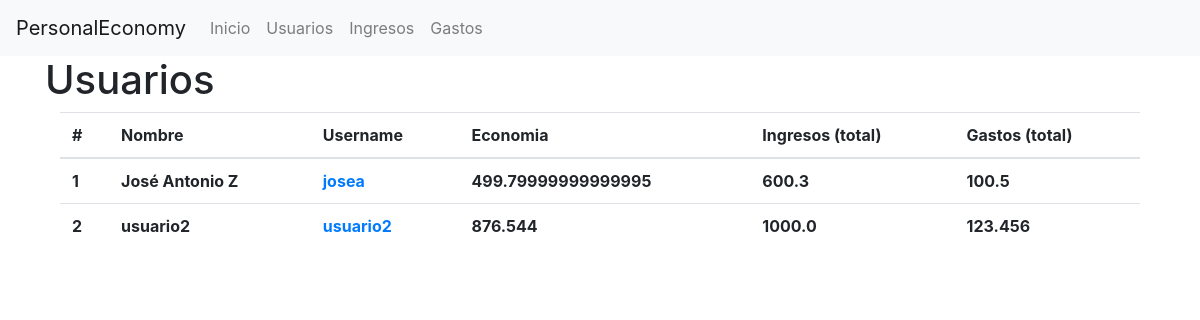
Before: /app/usuarios with the older database file.
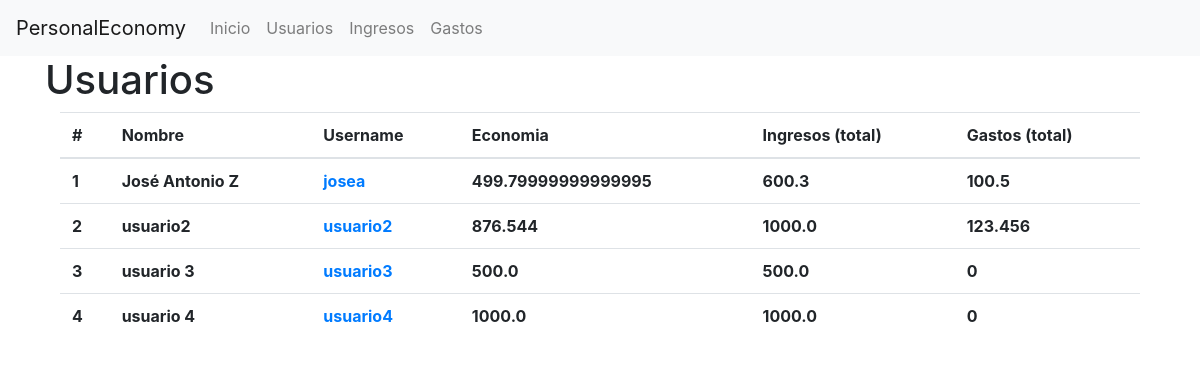
After: the same page with the newer database file.
### appPE/models.py (models this page shows)
class Usuario(models.Model):
    nombre = models.CharField(max_length=60)
    username = models.CharField(max_length=60, unique=True)
    password = models.CharField(max_length=60)
    created_at = models.DateTimeField(auto_now_add=True, null=True, blank=True)
    updated_at = models.DateTimeField(auto_now=True, null=True, blank=True)
    def economia(self):
        ingresos = Ingreso.objects.filter(usuario=self)
        gastos = Gasto.objects.filter(usuario=self)
        suma_i = suma_g = 0
        for ingreso in ingresos:
            suma_i += ingreso.total
        for gasto in gastos:
            suma_g += gasto.total
        return suma_i - suma_g
    def totalGastos(self):
        gastos = Gasto.objects.filter(usuario=self)
        suma = 0
        for gasto in gastos:
            suma += gasto.total
        return suma
    def totalIngresos(self):
        ingresos = Ingreso.objects.filter(usuario=self)
        suma = 0
        for i in ingresos:
            suma += i.total
        return suma

class Ingreso(models.Model):
    usuario = models.ForeignKey(Usuario, on_delete=models.CASCADE, default=None, blank=True)
    total = models.FloatField()
    descripcion = models.CharField(max_length=160)
    fecha_hora = models.DateTimeField(auto_now_add=True, null=True, blank=True)
    updated_at = models.DateTimeField(auto_now=True, null=True, blank=True)

class Gasto(models.Model):
    usuario = models.ForeignKey(Usuario, on_delete=models.CASCADE, default=None, blank=True)
    total = models.FloatField()
    descripcion = models.CharField(max_length=160)
    fecha_hora = models.DateTimeField(auto_now_add=True, null=True, blank=True)
    updated_at = models.DateTimeField(auto_now=True, null=True, blank=True)

### appPE/views.py (the view)
# urls.py: path('usuarios', views.UsrView.usuarios, name='usuarios'),
    def usuarios(request):
        return render(request, 'Usuario/usuarios.html',
        {'usuarios': Usuario.objects.all()})

### appPE/templates/Usuario/usuarios.html (shortened to what this page needs)
{% extends '../base.html' %} {% block content %}
<div class="container">
    <h1>Usuarios</h1>
    <div class="container">
        <table class="table">
            <thead>
                <tr>
                    <th scope="col">#</th>
                    <th scope="col">Nombre</th>
                    <th scope="col">Username</th>
                    <th scope="col">Economia</th>
                    <th scope="col">Ingresos (total)</th>
                    <th scope="col">Gastos (total)</th>
                </tr>
            </thead>
            <tbody>
                {% for u in usuarios %}
                    <tr>
                        <th>{{u.pk}}</th>
                        <th>{{u.nombre}}</th>
                        <th><a href="/app/usuario/{{u.username}}">{{u.username}}</a></th>
                        <th>{{u.economia}}</th>
                        <th>{{u.totalIngresos}}</th>
                        <th>{{u.totalGastos}}</th>
                    </tr>
                {% endfor %}
            </tbody>
        </table>
    </div>
</div>
{% endblock %}

### appPE/templates/base.html (shortened to what this page needs)
<html>
<head>
    <link rel="stylesheet" href="https://stackpath.bootstrapcdn.com/bootstrap/4.1.1/css/bootstrap.min.css"
>
</head>
<body>
    <nav class="navbar navbar-expand-lg navbar-light bg-light">
        <a class="navbar-brand" href="/app/">PersonalEconomy</a>
        <div class="collapse navbar-collapse" id="navbarNav">
            <ul class="navbar-nav">
                <li class="nav-item">
                    <a class="nav-link {% block inicio_current %}{%endblock%}"
                    href="/app/">Inicio </a>
                </li>
                <li class="nav-item">
                    <a class="nav-link {% block u_c %}{%endblock%}"
                    href="/app/usuarios">Usuarios </a>
                </li>
                <li class="nav-item">
                    <a class="nav-link {% block ingresos_current %}{%endblock%}"
                    href="/app/ingresos">Ingresos </a>
                </li>
                <li class="nav-item">
                    <a class="nav-link {% block gastos_current %}{%endblock%}"
                    href="/app/gastos">Gastos </a>
                </li>
            </ul>
        </div>
    </nav>
    {% block content %} {% endblock %}
</body>
</html>

Changed rows visible on the page:
added Usuario: pk "3", nombre "usuario 3", username "usuario3", economia "500.0", totalIngresos "500.0", totalGastos "0"
added Usuario: pk "4", nombre "usuario 4", username "usuario4", economia "1000.0", totalIngresos "1000.0", totalGastos "0"
